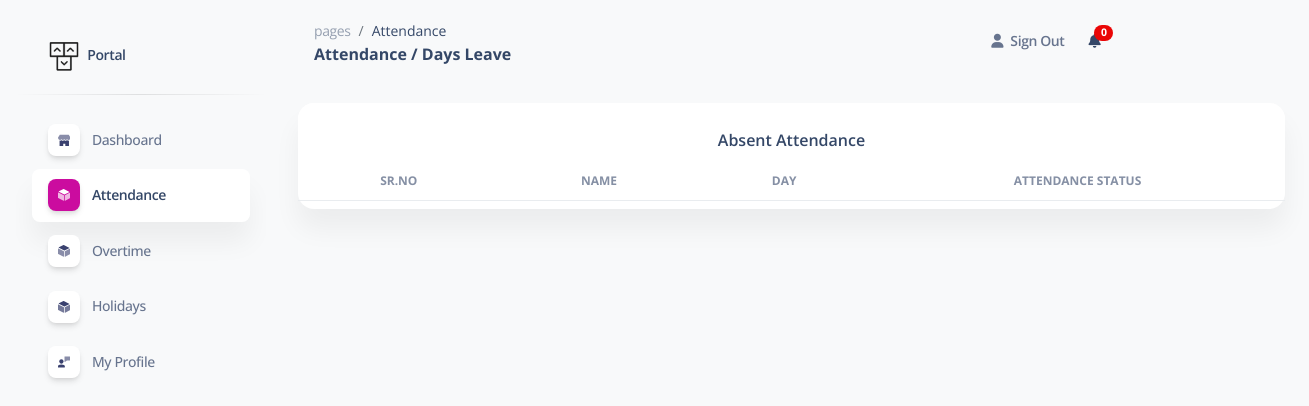
Page /dayleave.php (signed in) on the earlier database version.
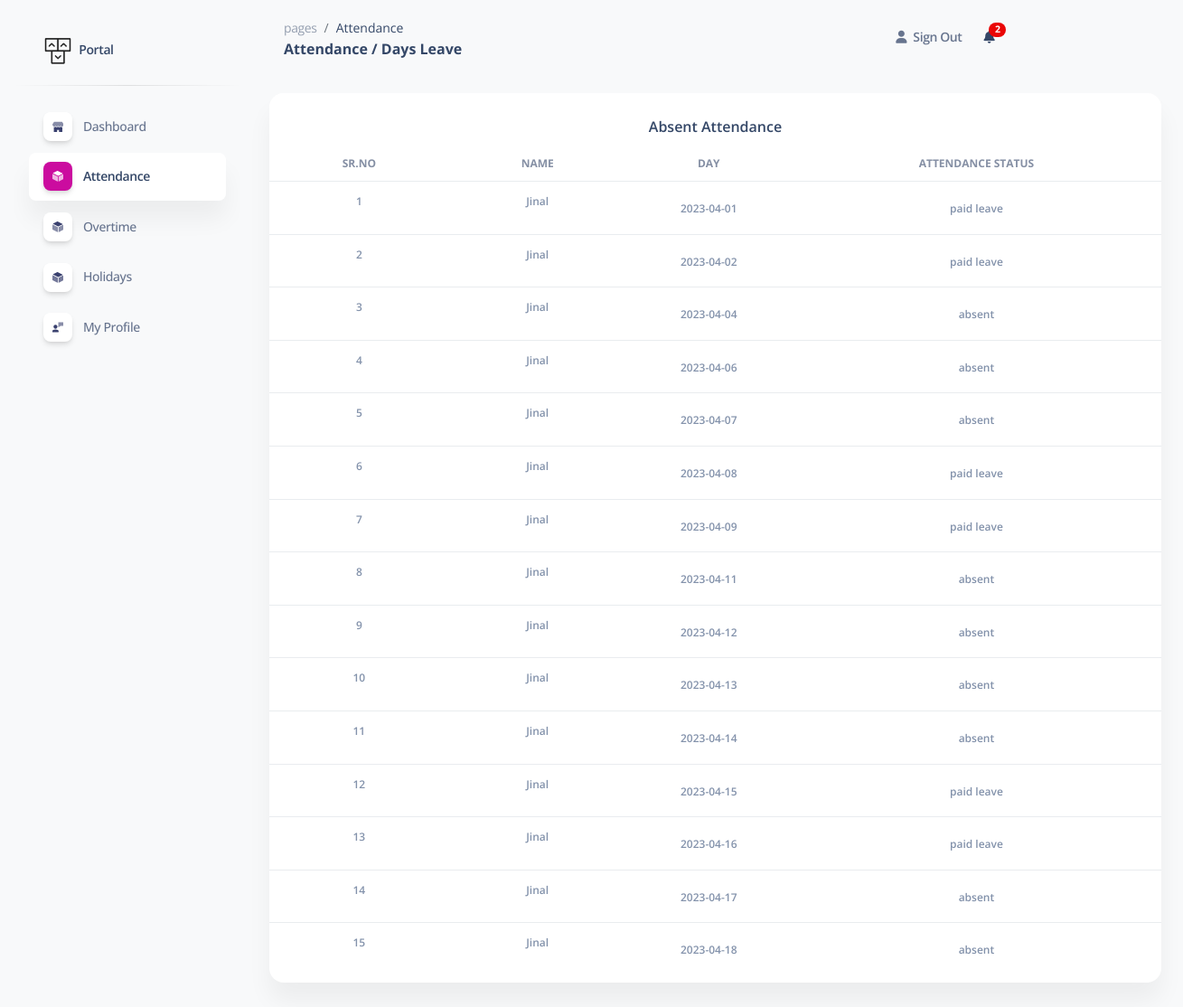
Same page on the later database version.
### tables this page shows
CREATE TABLE `attendance` (
  `id` int(11) NOT NULL,
  `user_id` int(11) NOT NULL,
  `attendance_date` date NOT NULL,
  `attendance_status` int(11) DEFAULT 0 COMMENT '0 = absent, 1 = present, 2 = half day, 3 = paid leave',
  `is_update` varchar(255) DEFAULT NULL,
  `created_date` datetime NOT NULL DEFAULT current_timestamp()
);

CREATE TABLE `user` (
  `user_id` int(11) NOT NULL,
  `user_name` varchar(255) NOT NULL,
  `user_email` varchar(50) NOT NULL,
  `user_password` varchar(50) NOT NULL,
  `user_type` int(50) NOT NULL DEFAULT 1 COMMENT '1 = user, 2 = admin',
  `user_image` text NOT NULL,
  `monthly_salary` int(15) DEFAULT NULL,
  `daily_salary` int(15) NOT NULL DEFAULT 0,
  `user_status` varchar(50) NOT NULL DEFAULT '1' COMMENT '1 = active , 0 = deactive',
  `created_date` datetime NOT NULL DEFAULT current_timestamp() COMMENT 'Created time and date'
);

### dayleave.php (the view, shortened to what the changed rows need)
<!DOCTYPE html>
<html lang="en">
<head>
  <link href="assets/css/nucleo-icons.css" rel="stylesheet" />
  <link href="assets/css/nucleo-svg.css" rel="stylesheet" />
  <link href="assets/css/nucleo-svg.css" rel="stylesheet" />
  <link id="pagestyle" href="assets/css/soft-ui-dashboard.css?v=1.0.3" rel="stylesheet" />
  <link rel="stylesheet" href="https://cdn.datatables.net/1.13.4/css/jquery.dataTables.css" />
</head>
<body class="g-sidenav-show  bg-gray-100">
  <?php include 'dbcon.php'; ?>
  <main class="main-content position-relative max-height-vh-100 h-100 mt-1 border-radius-lg ">
    <?php include 'navbar.php'; ?>
    <div class="container-fluid py-4">
      <div class="row">
        <div class="col-12">
          <div class="card mb-4">
            <div class="card-body px-0 pt-0 pb-2">
              <div class="table-responsive p-0">
                <table class="table align-items-center mb-0" id="data">
                  <thead>
                    <tr>
                      <th class="text-center text-uppercase text-xs font-weight-bolder opacity-8">Sr.No
                      </th>
                      <th class="text-center text-uppercase text-xs font-weight-bolder opacity-8">Name
                      </th>
                      <th class="text-center text-uppercase text-xs font-weight-bolder opacity-8">Day
                      </th>
                      <th class="text-center text-uppercase text-xs font-weight-bolder opacity-8">
                        Attendance Status</th>
                    </tr>
                  </thead>
                  <tbody>
                    <?php
                    $userid = $_SESSION['user_id'];
                    $result1 = mysqli_query($con, "SELECT user_name from user where user_id='$userid'");
                    $row1 = mysqli_fetch_array($result1);
                    $today_date = date("Y-m-d");
                    $update_month = date("m");
                    $update_year = date("Y");
                    $result = mysqli_query($con, "SELECT * from attendance where user_id='$userid' and attendance_status='0' and attendance_date <= '$today_date' and month(attendance_date) = '$update_month' and year(attendance_date) = '$update_year' or user_id='$userid' and attendance_status='3' and attendance_date <= '$today_date' and month(attendance_date) = '$update_month' and year(attendance_date) = '$update_year'");
                    if (mysqli_num_rows($result) > 0) {
                      $sn = 1;
                      while ($row = mysqli_fetch_array($result)) {
                        ?>
                        <tr>
                          <td class="align-middle text-center">
                            <span class="text-secondary text-xs font-weight-bold ">
                              <?php echo $sn; ?>
                          </td>
                          <td class="align-middle text-center">
                            <span class="text-secondary text-xs font-weight-bold ">
                              <?php echo $row1['user_name']; ?>
                          </td>
                          <td class="align-middle text-center">
                            <span class="text-secondary text-xs font-weight-bold">
                              <?php echo $row['attendance_date']; ?>
                            </span>
                          </td>
                          <td class="align-middle text-center">
                            <span class="text-secondary text-xs font-weight-bold">
                              <?php if ($row['attendance_status'] == 0) {
                                echo "absent";
                              } elseif ($row['attendance_status'] == 3) {
                                echo "paid leave";
                              }
                              ?>
                            </span>
                          </td>
                        </tr>
                        <?php $sn++;
                      }
                    } ?>
              </div>
            </div>
  </body>
</html>

### navbar.php (shortened to what the changed rows need)
<?php
include 'dbcon.php';
?>
<nav class="navbar navbar-main navbar-expand-lg px-0 mx-4 shadow-none border-radius-xl" id="navbarBlur"
  navbar-scroll="true">
  <div class="container-fluid py-1 px-3">
    <div class="collapse navbar-collapse mt-sm-0 mt-2 me-md-0 me-sm-4" id="navbar">
      <ul class="navbar-nav  justify-content-end">
        <?php
        $user_id = $_SESSION['user_id'];
        $sql2 =
          $result = mysqli_query($con, "SELECT * from leave_data WHERE user_id='$user_id' AND leave_status = 'Approve' AND read_status='0'");
        $count = mysqli_num_rows($result);
        ?>
        <form method="POST" action="">
          <li class="nav-item dropdown ms-md-auto pe-md-3 d-flex align-items-center">
            <a class="nav-link" href="&action=read" type="submit" role="button" data-bs-toggle="dropdown"
              aria-expanded="false" name="submit">
              <i class="fa fa-bell cursor-pointer"></i><span
                class="badge rounded-pill bg-danger text-center d-inline-flex align-items-center justify-content-center"
                style="width:10%; height:2vh; position: relative; top: -10px; left: -6px;">
                <?php echo $count; ?>
              </span>
            </a>
          </li>
        </form>
      </ul>
    </div>
  </div>
</nav>

Differences in the rows shown:
added attendance: user.user_name "Jinal", attendance_date "2023-04-01", attendance_status "paid leave"
added attendance: user.user_name "Jinal", attendance_date "2023-04-02", attendance_status "paid leave"
added attendance: user.user_name "Jinal", attendance_date "2023-04-04", attendance_status "absent"
added attendance: user.user_name "Jinal", attendance_date "2023-04-06", attendance_status "absent"
added attendance: user.user_name "Jinal", attendance_date "2023-04-07", attendance_status "absent"
added attendance: user.user_name "Jinal", attendance_date "2023-04-08", attendance_status "paid leave"
added attendance: user.user_name "Jinal", attendance_date "2023-04-09", attendance_status "paid leave"
added attendance: user.user_name "Jinal", attendance_date "2023-04-11", attendance_status "absent"
added attendance: user.user_name "Jinal", attendance_date "2023-04-12", attendance_status "absent"
added attendance: user.user_name "Jinal", attendance_date "2023-04-13", attendance_status "absent"
added attendance: user.user_name "Jinal", attendance_date "2023-04-14", attendance_status "absent"
added attendance: user.user_name "Jinal", attendance_date "2023-04-15", attendance_status "paid leave"
added attendance: user.user_name "Jinal", attendance_date "2023-04-16", attendance_status "paid leave"
added attendance: user.user_name "Jinal", attendance_date "2023-04-17", attendance_status "absent"
added attendance: user.user_name "Jinal", attendance_date "2023-04-18", attendance_status "absent"
Other differences:
$count: "0" → "2"
